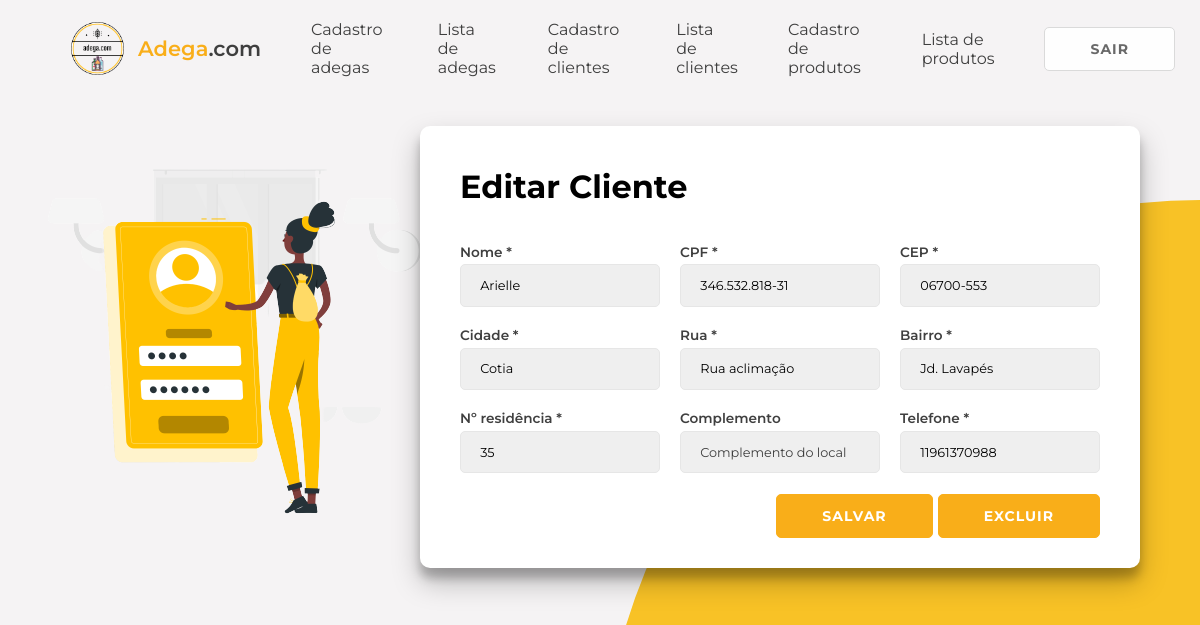
The page /cliente/4 (signed in) on the database as committed earlier.
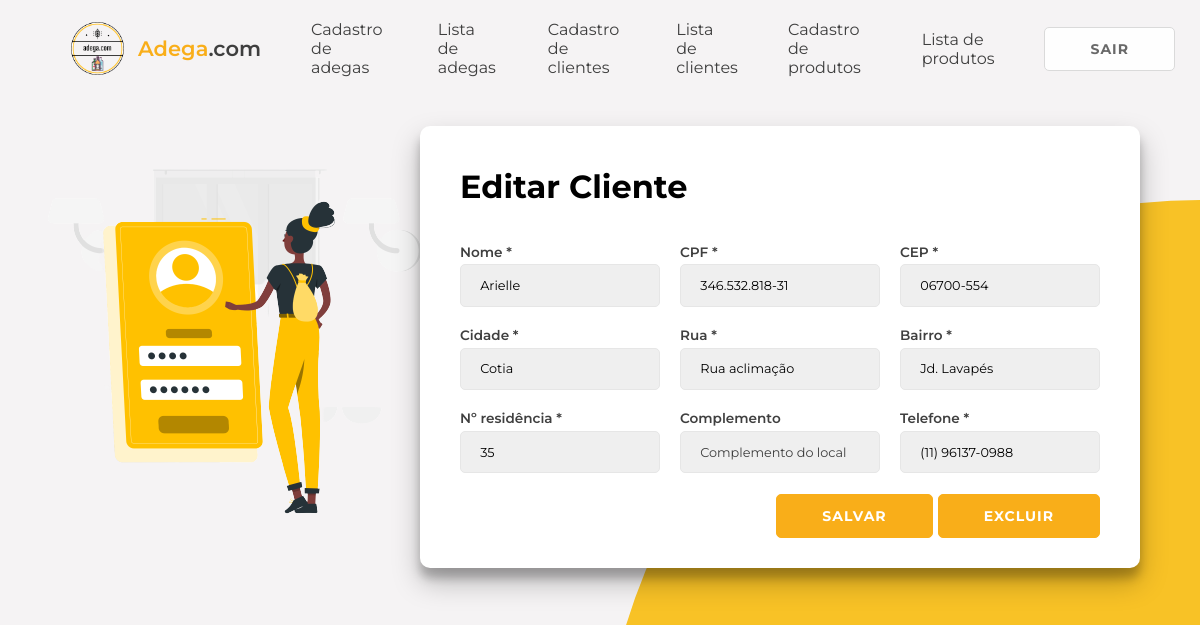
The same page on the database as committed later.
### tables this page shows
CREATE TABLE clientes (
    id_cliente INTEGER PRIMARY KEY AUTOINCREMENT,
    nomeCliente VARCHAR(50) NOT NULL,
    cpf VARCHAR(50) NOT NULL,
    cep VARCHAR(50) NOT NULL,
    cidade VARCHAR(50) NOT NULL,
    rua VARCHAR(50) NOT NULL,
    bairro VARCHAR(50) NOT NULL,
    nResidencia VARCHAR(50) NOT NULL,
    complemento VARCHAR(50) NULL,
    telefone VARCHAR(50) NOT NULL,
    UNIQUE(cpf)
);

### routes.py (the view)
@app.route("/cliente/<int:id_cliente>", methods = ["GET"])
def form_alterar_cliente_api(id_cliente):
    logado = autenticar_login()
    if logado is None:
        return redirect("/")
    cliente = db_consultar_cliente(id_cliente)
    return render_template("cadastro-cliente.html", logado = logado, cliente = cliente)

### database.py (called while the page is built)
def row_to_dict(description, row):
    if row is None: return None
    d = {}
    for i in range(0, len(row)):
        d[description[i][0]] = row[i]
    return d

def conectar():
    return sqlite3.connect('adega.db')

def db_fazer_login(login, senha):
    with closing(conectar()) as con, closing(con.cursor()) as cur:
        cur.execute("SELECT u.login, u.senha, u.nome FROM usuario u WHERE u.login = ? AND u.senha = ?", [login, senha])
        return row_to_dict(cur.description, cur.fetchone())

def db_consultar_cliente(id_cliente):
    with closing(conectar()) as con, closing(con.cursor()) as cur:
        cur.execute("SELECT id_cliente, nomeCliente, cpf, cep, cidade, rua, bairro, nResidencia, complemento, telefone FROM clientes WHERE id_cliente = ?", [id_cliente])
        return row_to_dict(cur.description, cur.fetchone())

### routes.py (called while the page is built)
def autenticar_login():
    login = request.cookies.get("login", "")
    senha = request.cookies.get("senha", "")
    return db_fazer_login(login, senha)

### templates/cadastro-cliente.html (shortened to what the changed rows need)
<!DOCTYPE html>
<html lang="pt-br">
	<head>
		<link rel="stylesheet" href="/static/css/global.css" />
        <link rel="stylesheet" href="/static/css/pages/cadastro-clientes.css" />
    </head>
    <body>
        <div class="container" id="container">
            <div class="right-register">
                <div class="form-container-register register-in-container">
                    <form action="/cliente/{{ cliente['id_cliente'] }}" method="POST">
                        {% if cliente['id_cliente'] != 'cadastro' %}
                            <h1>Editar Cliente</h1>
                        {% else %}
                            <h1>Cadastrar Cliente</h1>
                        {% endif %}
                        <div class="input-group">
                            <div class="input-box">
                                <label for="nomeCliente">Nome *</label>
                                <input id="nomeCliente" type="text" name="nomeCliente" value="{{cliente['nomeCliente']}}" placeholder="Seu nome" required>
                            </div>
                            <div class="input-box">
                                <label for="cpf">CPF *</label>
                                <input id="cpf" type="text" name="cpf" value="{{cliente['cpf']}}" placeholder="XXX.XXX.XXX-XX" onkeyup="mascara('###.###.###-##',this,event,true)" required>
                            </div>
                            <div class="input-box">
                                <label for="cep">CEP *</label>
                                <input id="cep" type="text" name="cep" value="{{cliente['cep']}}" placeholder="XXXXX-XXX" onkeyup="mascara('#####-###',this,event,true)" required>
                            </div>
                            <div class="input-box">
                                <label for="cidade">Cidade *</label>
                                <input id="cidade" type="text" name="cidade" value="{{cliente['cidade']}}" placeholder="Sua cidade" required>
                            </div>
                            <div class="input-box">
                                <label for="rua">Rua *</label>
                                <input id="rua" type="text" name="rua" value="{{cliente['rua']}}" placeholder="Sua rua" required>
                            </div>
                            <div class="input-box">
                                <label for="bairro">Bairro *</label>
                                <input id="bairro" type="text" name="bairro" value="{{cliente['bairro']}}" placeholder="Seu bairro" required>
                            </div>
                            <div class="input-box">
                                <label for="nResidencia">Nº residência *</label>
                                <input id="nResidencia" type="text" name="nResidencia" value="{{cliente['nResidencia']}}" placeholder="Numero da residencia" required>
                            </div>
                            <div class="input-box">
                                <label for="telefone">Telefone *</label>
                                <input id="telefone" type="text" name="telefone" value="{{cliente['telefone']}}" placeholder="(XX) XXXXX-XXXX" onkeyup="mascara('(##) #####-####',this,event,true)"required>
                            </div>
                        </div>
                    </form>
                </div>
            </div>
        </div>
    </body>
</html>

Rows that differ between the two databases and show on the page:
changed clientes "Arielle": cep "06700-553" → "06700-554"; telefone "11961370988" → "(11) 96137-0988"
